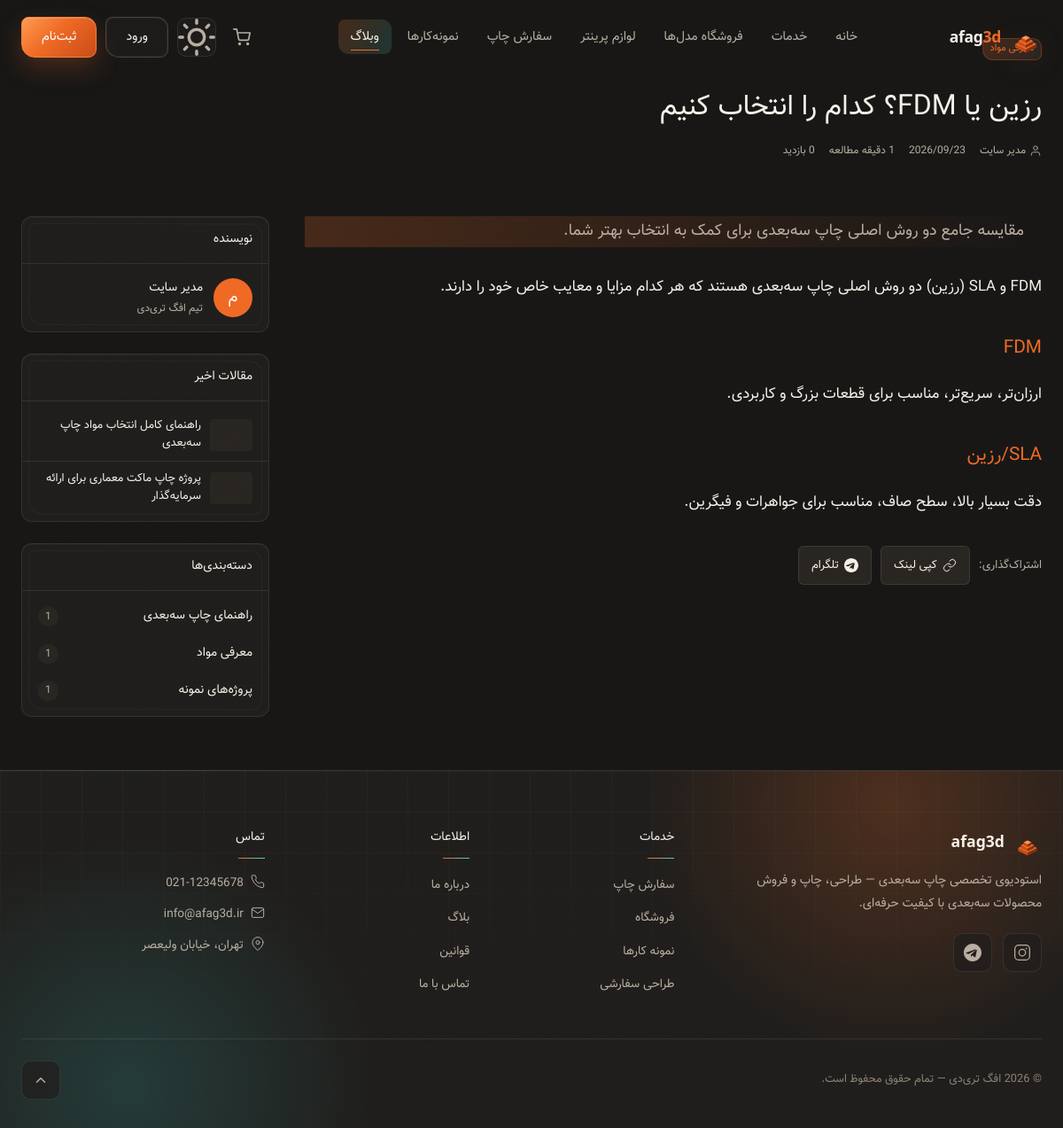
The app's page /blog/resin-vs-fdm-comparison with its own data.
### tables this page shows
CREATE TABLE IF NOT EXISTS `blog_posts` (
  `id`          INT UNSIGNED AUTO_INCREMENT PRIMARY KEY,
  `author_id`   INT UNSIGNED NOT NULL,
  `category_id` INT UNSIGNED,
  `title`       VARCHAR(255) NOT NULL,
  `slug`        VARCHAR(280) NOT NULL UNIQUE,
  `excerpt`     TEXT,
  `body`        LONGTEXT,
  `cover`       VARCHAR(255),
  `tags`        VARCHAR(500),
  `status`      ENUM('draft','published') NOT NULL DEFAULT 'draft',
  `views`       INT UNSIGNED NOT NULL DEFAULT 0,
  `meta_title`  VARCHAR(255),
  `meta_desc`   VARCHAR(400),
  `published_at` DATETIME,
  `created_at`  TIMESTAMP DEFAULT CURRENT_TIMESTAMP,
  `updated_at`  TIMESTAMP DEFAULT CURRENT_TIMESTAMP ON UPDATE CURRENT_TIMESTAMP,
  FOREIGN KEY (`author_id`)   REFERENCES `users`(`id`)           ON DELETE RESTRICT,
  FOREIGN KEY (`category_id`) REFERENCES `blog_categories`(`id`) ON DELETE SET NULL
);

CREATE TABLE IF NOT EXISTS `blog_categories` (
  `id`         INT UNSIGNED AUTO_INCREMENT PRIMARY KEY,
  `name`       VARCHAR(120) NOT NULL,
  `slug`       VARCHAR(140) NOT NULL UNIQUE,
  `sort_order` SMALLINT UNSIGNED NOT NULL DEFAULT 0,
  `status`     TINYINT(1) NOT NULL DEFAULT 1
);

CREATE TABLE IF NOT EXISTS `users` (
  `id`             INT UNSIGNED AUTO_INCREMENT PRIMARY KEY,
  `name`           VARCHAR(120) NOT NULL,
  `mobile`         VARCHAR(15)  NOT NULL UNIQUE,
  `email`          VARCHAR(180) UNIQUE,
  `password`       VARCHAR(255) NOT NULL,
  `role`           ENUM('admin','shop_owner','customer') NOT NULL DEFAULT 'customer',
  `status`         ENUM('active','inactive','banned') NOT NULL DEFAULT 'active',
  `avatar`         VARCHAR(255),
  `otp`            VARCHAR(10),
  `otp_expires_at` DATETIME,
  `last_login_at`  DATETIME,
  `created_at`     TIMESTAMP DEFAULT CURRENT_TIMESTAMP,
  `updated_at`     TIMESTAMP DEFAULT CURRENT_TIMESTAMP ON UPDATE CURRENT_TIMESTAMP
);

### app/Controllers/BaseController.php (called while the page is built, shortened)
<?php
abstract class BaseController
{
    public function __construct(PDO $db)
    {
        $this->db = $db;
    }
    protected function render(string $view, array $viewData = [], string $layout = 'main'): void
    {
        $__viewsDir   = dirname(__DIR__) . '/Views/';
        $__viewFile   = $__viewsDir . str_replace('.', '/', $view) . '.php';
        extract($viewData, EXTR_OVERWRITE);
        include $__viewFile;
    }
}

### app/Controllers/BlogController.php (called while the page is built, shortened)
<?php
class BlogController extends BaseController
{
    private function getSiteData(): array
    {
        $stmt = $this->db->query("SELECT `key`, `value` FROM settings");
        return $stmt->fetchAll(PDO::FETCH_KEY_PAIR) ?: [];
    }
    public function show(string $slug): void
    {
        $post = Blog::getBySlug($this->db, $slug);
        $related    = Blog::getRelated($this->db, (int) $post['id'], (int) ($post['category_id'] ?? 0));
        $recent     = Blog::getRecent($this->db, 4);
        $categories = Blog::getCategories($this->db);
        $readTime   = Blog::readTime($post['body'] ?? '');
        $siteData   = $this->getSiteData();
        $this->render('blog.post', [
            'title'      => $post['title'],
            'post'       => $post,
            'related'    => $related,
            'recent'     => $recent,
            'categories' => $categories,
            'readTime'   => $readTime,
            'siteData'   => $siteData,
        ]);
    }
}

### app/Models/Blog.php (called while the page is built, shortened)
<?php
class Blog
{
    static function getBySlug(PDO $db, string $slug): ?array
    {
        $stmt = $db->prepare("
            SELECT bp.*,
                   u.name  AS author_name,
                   bc.name AS category_name,
                   bc.slug AS category_slug
            FROM blog_posts bp
            LEFT JOIN users          u  ON u.id  = bp.author_id
            LEFT JOIN blog_categories bc ON bc.id = bp.category_id
            WHERE bp.slug = :slug AND bp.status = 'published'
        ");
        $stmt->execute([':slug' => $slug]);
        $row = $stmt->fetch();
        return $row ?: null;
    }
    static function getRecent(PDO $db, int $limit = 3): array
    {
        $stmt = $db->prepare("
            SELECT bp.id, bp.title, bp.slug, bp.cover, bp.published_at
            FROM blog_posts bp
            WHERE bp.status = 'published'
            ORDER BY bp.published_at DESC
            LIMIT :limit
        ");
        $stmt->bindValue(':limit', $limit, PDO::PARAM_INT);
        $stmt->execute();
        return $stmt->fetchAll();
    }
    static function getCategories(PDO $db): array
    {
        $stmt = $db->query("
            SELECT bc.*,
                   COUNT(bp.id) AS post_count
            FROM blog_categories bc
            LEFT JOIN blog_posts bp ON bp.category_id = bc.id AND bp.status = 'published'
            WHERE bc.status = 1
            GROUP BY bc.id
            ORDER BY bc.sort_order ASC, bc.id ASC
        ");
        return $stmt->fetchAll();
    }
}

### app/Helpers/Url.php (called while the page is built, shortened)
<?php
class Url
{
    public static function abs(string $path = '/'): string
    {
        return rtrim(APP_URL, '/') . '/' . ltrim($path, '/');
    }
}

### app/Views/blog/post.php (the view, shortened to what this page needs)
<?php
$pubDate  = $post['published_at'] ?: $post['created_at'];
$dateLabel = date('Y/m/d', strtotime($pubDate));
?>
<div class="blog-post-hero">
  <?php if ($post['cover']): ?>
  <div class="blog-post-hero__img" style="background-image: url('<?= BASE_URL ?>/uploads/<?= htmlspecialchars($post['cover'], ENT_QUOTES) ?>');" role="img" aria-label="<?= htmlspecialchars($post['title'], ENT_QUOTES) ?>">
    <div class="blog-post-hero__overlay">
      <div class="container">
        <div class="blog-post-hero__content">
          <?php if ($post['category_name']): ?>
          <a href="<?= BASE_URL ?>/blog/category/<?= htmlspecialchars($post['category_slug'] ?? '', ENT_QUOTES) ?>" class="blog-card__badge">
            <?= htmlspecialchars($post['category_name'], ENT_QUOTES) ?>
          </a>
          <?php endif; ?>
          <h1 class="blog-post-hero__title"><?= htmlspecialchars($post['title'], ENT_QUOTES) ?></h1>
          <div class="blog-post-hero__meta">
            <span class="meta-item">
              <svg viewBox="0 0 24 24" fill="none" stroke="currentColor" stroke-width="1.5" width="14" height="14"><path d="M20 21v-2a4 4 0 0 0-4-4H8a4 4 0 0 0-4 4v2"/><circle cx="12" cy="7" r="4"/></svg>
              <?= htmlspecialchars($post['author_name'] ?? 'تیم افگ', ENT_QUOTES) ?>
            </span>
            <span class="meta-item">
              <svg viewBox="0 0 24 24" fill="none" stroke="currentColor" stroke-width="1.5" width="14" height="14"><rect x="3" y="4" width="18" height="18" rx="2"/><line x1="16" y1="2" x2="16" y2="6"/><line x1="8" y1="2" x2="8" y2="6"/><line x1="3" y1="10" x2="21" y2="10"/></svg>
              <?= $dateLabel ?>
            </span>
            <span class="meta-item">
              <svg viewBox="0 0 24 24" fill="none" stroke="currentColor" stroke-width="1.5" width="14" height="14"><circle cx="12" cy="12" r="10"/><polyline points="12 6 12 12 16 14"/></svg>
              <?= $readTime ?> دقیقه مطالعه
            </span>
            <span class="meta-item">
              <svg viewBox="0 0 24 24" fill="none" stroke="currentColor" stroke-width="1.5" width="14" height="14"><path d="M1 12s4-8 11-8 11 8 11 8-4 8-11 8-11-8-11-8z"/><circle cx="12" cy="12" r="3"/></svg>
              <?= number_format($post['views']) ?> بازدید
            </span>
          </div>
        </div>
      </div>
    </div>
  </div>
  <?php else: ?>
  <div class="container pt-40 pb-24">
    <?php if ($post['category_name']): ?>
    <a href="<?= BASE_URL ?>/blog/category/<?= htmlspecialchars($post['category_slug'] ?? '', ENT_QUOTES) ?>" class="blog-card__badge">
      <?= htmlspecialchars($post['category_name'], ENT_QUOTES) ?>
    </a>
    <?php endif; ?>
    <h1 class="blog-post-title mt-16"><?= htmlspecialchars($post['title'], ENT_QUOTES) ?></h1>
    <div class="blog-post-meta mt-12">
      <span class="meta-item">
        <svg viewBox="0 0 24 24" fill="none" stroke="currentColor" stroke-width="1.5" width="14" height="14"><path d="M20 21v-2a4 4 0 0 0-4-4H8a4 4 0 0 0-4 4v2"/><circle cx="12" cy="7" r="4"/></svg>
        <?= htmlspecialchars($post['author_name'] ?? 'تیم افگ', ENT_QUOTES) ?>
      </span>
      <span class="meta-item"><?= $dateLabel ?></span>
      <span class="meta-item"><?= $readTime ?> دقیقه مطالعه</span>
      <span class="meta-item"><?= number_format($post['views']) ?> بازدید</span>
    </div>
  </div>
  <?php endif; ?>
</div>
<div class="container">
  <div class="blog-post-layout">
    <main class="blog-post">
      <?php if ($post['excerpt']): ?>
      <p class="blog-post__lead"><?= htmlspecialchars($post['excerpt'], ENT_QUOTES) ?></p>
      <?php endif; ?>
      <article class="blog-post__body prose">
        <?= $post['body'] ?>
      </article>
      <div class="blog-post__share mt-32">
        <span class="share-label">اشتراک‌گذاری:</span>
        <button type="button" class="share-btn" data-share="copy" title="کپی لینک">
          <svg viewBox="0 0 24 24" fill="none" stroke="currentColor" stroke-width="1.5" width="16" height="16"><path d="M10 13a5 5 0 0 0 7.54.54l3-3a5 5 0 0 0-7.07-7.07l-1.72 1.71"/><path d="M14 11a5 5 0 0 0-7.54-.54l-3 3a5 5 0 0 0 7.07 7.07l1.71-1.71"/></svg>
          کپی لینک
        </button>
        <a href="https://telegram.me/share/url?url=<?= urlencode(Url::abs('/blog/' . $post['slug'])) ?>&text=<?= urlencode($post['title']) ?>"
           target="_blank" rel="noopener" class="share-btn share-btn--tg">
          تلگرام
        </a>
      </div>
    </main>
    <aside class="blog-sidebar">
      <div class="sidebar-card">
        <h3 class="sidebar-card__title">نویسنده</h3>
        <div class="author-widget">
          <div class="author-widget__avatar"><?= mb_substr($post['author_name'] ?? 'ت', 0, 1) ?></div>
          <div>
            <div class="author-widget__name"><?= htmlspecialchars($post['author_name'] ?? 'تیم افگ', ENT_QUOTES) ?></div>
            <div class="author-widget__role">تیم افگ تری‌دی</div>
          </div>
        </div>
      </div>
      <?php if ($recent): ?>
      <div class="sidebar-card">
        <h3 class="sidebar-card__title">مقالات اخیر</h3>
        <ul class="recent-posts-list">
          <?php foreach ($recent as $rp): ?>
          <?php if ((int)$rp['id'] === (int)$post['id']) continue; ?>
          <li class="recent-post-item">
            <a href="<?= BASE_URL ?>/blog/<?= htmlspecialchars($rp['slug'], ENT_QUOTES) ?>" class="recent-post-link">
              <?php if ($rp['cover']): ?>
              <img src="<?= BASE_URL ?>/uploads/<?= htmlspecialchars($rp['cover'], ENT_QUOTES) ?>" alt="" class="recent-post-thumb">
              <?php else: ?>
              <div class="recent-post-thumb recent-post-thumb--placeholder"></div>
              <?php endif; ?>
              <span><?= htmlspecialchars($rp['title'], ENT_QUOTES) ?></span>
            </a>
          </li>
          <?php endforeach; ?>
        </ul>
      </div>
      <?php endif; ?>
      <?php if ($categories): ?>
      <div class="sidebar-card">
        <h3 class="sidebar-card__title">دسته‌بندی‌ها</h3>
        <ul class="sidebar-cat-list">
          <?php foreach ($categories as $cat): ?>
          <li>
            <a href="<?= BASE_URL ?>/blog/category/<?= htmlspecialchars($cat['slug'], ENT_QUOTES) ?>" class="sidebar-cat-link">
              <?= htmlspecialchars($cat['name'], ENT_QUOTES) ?>
              <span class="sidebar-cat-count"><?= $cat['post_count'] ?></span>
            </a>
          </li>
          <?php endforeach; ?>
        </ul>
      </div>
      <?php endif; ?>
    </aside>
  </div>
</div>

### public/assets/css/atelier.css (style rules this page uses)
:root, [data-theme="dark"] { --bg: #181716; --bg2: #201e1c; --bg3: #292622; --bone: #f6f0e7; --gray: #b9aea1; --concrete: #8c8175; --orange: #ef6a24; --orange-lt: #ff9a52; --terra: #c94b18; --cream: #ffe2c7; --edge: #82300f; --cyan: #3bd6d0; --cyan-lt: #83eee9; --cyan-dk: #168f8c; --line: rgba(246, 240, 231, .09); --hairline: rgba(246, 240, 231, .18); --nav-bg: rgba(24, 23, 22, .82); --glow: rgba(239, 106, 36, .22); --cyan-glow: rgba(59, 214, 208, .16); --surface: var(--bg2); --surface-1: var(--bg2); --surface-2: var(--bg3); --fg: var(--bone); --fg-muted: var(--gray); --border: var(--line); --accent: var(--orange); --accent2: var(--cyan); --danger: #f87171; --clr-ok: #4ade80; --radius: 10px; --radius-lg: 18px; --radius-xl: 28px; --shadow: 0 24px 70px rgba(0, 0, 0, .34); --ease-out: cubic-bezier(.25, 1, .5, 1); --ease-snap: cubic-bezier(.76, 0, .24, 1); --transition: 260ms var(--ease-out); }
html { background: var(--bg); scrollbar-color: var(--orange) var(--bg2); }
body { position: relative; font-family: var(--fa); font-kerning: normal; font-optical-sizing: auto; text-rendering: optimizeLegibility; -webkit-font-smoothing: antialiased; transition: background-color 420ms var(--ease-out), color 420ms var(--ease-out), opacity 180ms ease, transform 240ms var(--ease-snap); }
body::before { content: ''; position: fixed; inset: 0; z-index: 9998; pointer-events: none; opacity: .11; mix-blend-mode: soft-light; }
main { position: relative; isolation: isolate; }
svg { stroke-linecap: round; stroke-linejoin: round; }
a, button, input, select, textarea { -webkit-tap-highlight-color: transparent; }
button, .btn, .nav-link, .dropdown-item, .category-tab, .page-btn, .tab-btn, .share-btn, .social-link { min-height: 44px; }
:where( .service-card, .product-card, .portfolio-card, .blog-card, .process-step, .auth-card, .form-section, .success-card, .sidebar-card, .shop-sidebar, .filter-sidebar, .cart-summary, .checkout-form-wrap, .account-card, .account-sidebar, .address-card, .admin-card, .contact-info-card, .value-card, .team-card, .about-visual-card ) { --spot-x: 50%; --spot-y: 50%; position: relative; border-color: var(--line); border-radius: 10px 18px 12px 20px; background: radial-gradient(circle at var(--spot-x) var(--spot-y), var(--cyan-glow), transparent 34%), linear-gradient(145deg, color-mix(in srgb, var(--surface) 94%, var(--orange) 6%), var(--surface)); box-shadow: inset 0 1px rgba(255, 255, 255, .035); }
:where( .service-card, .product-card, .portfolio-card, .blog-card, .process-step, .auth-card, .form-section, .success-card, .sidebar-card, .shop-sidebar, .filter-sidebar, .cart-summary, .checkout-form-wrap, .account-card, .account-sidebar, .address-card, .admin-card, .contact-info-card, .value-card, .team-card, .about-visual-card )::after { content: ''; position: absolute; inset: 7px; z-index: 0; pointer-events: none; border: 1px solid rgba(255, 154, 82, .055); border-radius: 8px 14px 10px 16px; transform: rotate(.16deg); }
:where( .service-card, .product-card, .portfolio-card, .blog-card, .process-step, .auth-card, .form-section, .success-card, .sidebar-card, .shop-sidebar, .filter-sidebar, .cart-summary, .checkout-form-wrap, .account-card, .account-sidebar, .address-card, .admin-card, .contact-info-card, .value-card, .team-card, .about-visual-card ) > * { position: relative; z-index: 1; }
.product-badge, .blog-card__badge, .tag, .tag-pill, .category-tab, .active-filter-tag, .badge-brand { border-radius: 6px 10px 7px 12px; border: 1px solid color-mix(in srgb, var(--orange) 26%, transparent); background: linear-gradient(110deg, var(--glow), color-mix(in srgb, var(--bg3) 86%, transparent)); }
.blog-post__lead { border-inline-start: 3px solid var(--orange); border-right: 0; padding-inline-start: 20px; background: linear-gradient(90deg, var(--glow), transparent); }
.blog-post__body.prose { max-width: 72ch; }

### records on screen
blog_posts: category.name "معرفی مواد", title "رزین یا FDM؟ کدام را انتخاب کنیم", author.name "مدیر سایت", published_at "2026/09/23", excerpt "مقایسه جامع دو روش اصلی چاپ سه‌بعدی برای کمک به انتخاب بهتر شما.", body "FDM و SLA (رزین) دو روش اصلی چاپ سه‌بعدی هستند که هر کدام مزایا و معایب خاص خود را دارند. FDM ارزان‌تر، سریع‌تر، مناسب برای قطعات بزرگ و کاربردی. SLA/رزین دقت بسیار بالا، سطح صاف، مناسب برای جواهرات و فیگرین.", author.name "م"
blog_posts: title "راهنمای کامل انتخاب مواد چاپ سه‌بعدی"
blog_posts: title "پروژه چاپ ماکت معماری برای ارائه سرمایه‌گذار"
blog_categories: name "راهنمای چاپ سه‌بعدی", post_count "1"
blog_categories: name "معرفی مواد", post_count "1"
blog_categories: name "پروژه‌های نمونه", post_count "1"

### other values on screen
$siteData['site_phone'] "021-12345678"
$siteData['site_email'] "info@afag3d.ir"
$siteData['site_address'] "تهران، خیابان ولیعصر"
